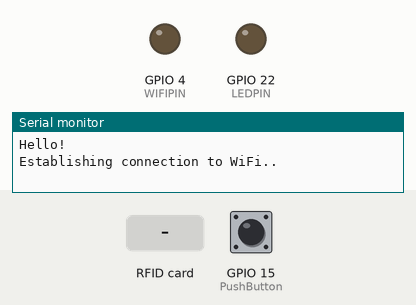
Recording of a sketch running on a simulated ESP32. Parts: output pins drawn as LEDs (lit = HIGH), the last lines printed to the serial monitor. The test bench sets the inputs (shaded band); at power-on: GPIO 15 (PushButton) HIGH. WiFi joins after 1.5 s; servers stay silent unless stated; EEPROM starts erased.

Above: at 0.1 s.
At 2.7 s:
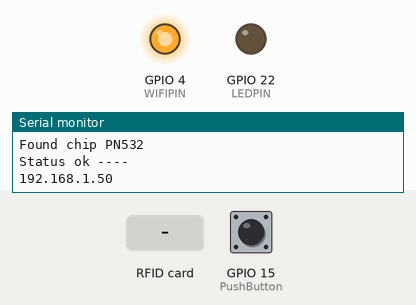
2.8 s: GPIO 15 (PushButton) pulled LOW for 3.2 s
At 5.8 s:
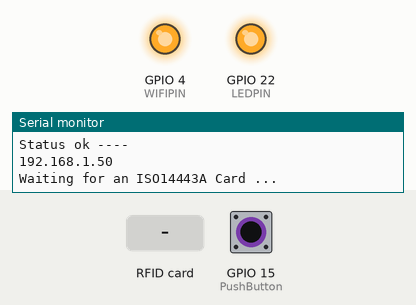
7.5 s: RFID card 5E 7A 19 C4 held to the reader
Timing chart, 0 to 10.5 s (numbered marks = the images above; inputs shaded):
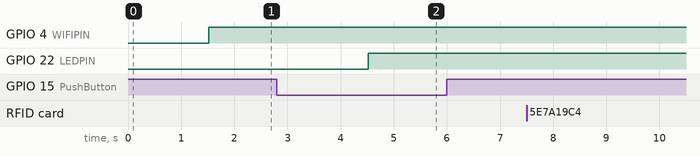

The sketch:

confifure_url.ino
```cpp
#include <Wire.h>
#include <SPI.h>
#include <Adafruit_PN532.h>
#include <ArduinoJson.h>
#include <WiFi.h>
#include "EEPROM.h"
#include "DallasTemperature.h"
#include <HTTPClient.h>

#define PN532_SCK  (18)
#define PN532_MOSI (23)
#define PN532_SS   (5)
#define PN532_MISO (19)
#define ONE_WIRE_BUS 21

OneWire oneWire(ONE_WIRE_BUS);
DallasTemperature sensors(&oneWire);

Adafruit_PN532 nfc(PN532_SCK, PN532_MISO, PN532_MOSI, PN532_SS);
StaticJsonBuffer<200> jsonBuffer;
bool button_status=false;
const int LEDPIN = 22;
const int WIFIPIN=4;
const int PushButton =15;
uint8_t sensor1[8] = { 0x28, 0x9C, 0xB4, 0x77, 0x91, 0x11, 0x2, 0xBB };
uint8_t sensor2[8] = { 0x28, 0xF1, 0x4E, 0x77, 0x91, 0xB, 0x2, 0x22 };
uint8_t sensor3[8] = { 0x28, 0x9D, 0xDE, 0x77, 0x91, 0xE, 0x2, 0xD4 };
uint8_t keya[6] = { 0xff, 0xff, 0xff, 0xff, 0xff, 0xff };
const char* ssid = "prrt";
const char* password =  "passwordmala";
const char* url =  "passwordmala";
const char* new_ssid ;
const char* new_password;
const char* new_url;
String new_ssid_str;
String new_password_str;
String new_url_str;
unsigned long check_wifi = 30000;
String str = " ";
String str1 = " ";
String str2 = " ";
String str3 = " ";
uint8_t data_aux1[16];
uint8_t data_aux2[16];
uint8_t data_aux3[16];
uint8_t success;
uint8_t uid[] = { 0, 0, 0, 0, 0, 0, 0 };
uint8_t uidLength;
unsigned long try_connect = 0;
int addr = 0;
int EEPROM_SIZE = 84;

String translateEncryptionType(wifi_auth_mode_t encryptionType) {

       switch (encryptionType) {
         case (WIFI_AUTH_OPEN):
           return "Open";
         case (WIFI_AUTH_WEP):
           return "WEP";
         case (WIFI_AUTH_WPA_PSK):
           return "WPA_PSK";
         case (WIFI_AUTH_WPA2_PSK):
           return "WPA2_PSK";
         case (WIFI_AUTH_WPA_WPA2_PSK):
           return "WPA_WPA2_PSK";
         case (WIFI_AUTH_WPA2_ENTERPRISE):
           return "WPA2_ENTERPRISE";
      }
}


void connectToNetwork() {

     try_connect = 0;

     Serial.println("Establishing connection to WiFi..");
     WiFi.begin(ssid, password);

     while (WiFi.status() != WL_CONNECTED &&  try_connect < 5) {

           delay(500);
           Serial.println(".");

           if(WiFi.status() == WL_CONNECTED ){

              Serial.println("Connected to network");
              Serial.println(WiFi.macAddress());
              Serial.println(WiFi.localIP());

           }
           try_connect = try_connect + 1;

     }
}
void configureEsp32Network(){

     str = " ";
     str1 = " ";
     str2 = " ";
     str3 = " ";
     new_ssid = " ";
     new_password = " ";

     Serial.println("Waiting for an ISO14443A Card ...");
     success = nfc.readPassiveTargetID(PN532_MIFARE_ISO14443A, uid, &uidLength);

     if (success) {

        Serial.println("Found an ISO14443A card");
        Serial.println("");

        if (uidLength == 4){

            Serial.println("Trying to authenticate ");
            success = nfc.mifareclassic_AuthenticateBlock(uid, uidLength, 8, 0, keya);

            if (success){

               Serial.println("has been authenticated");

               memset(data_aux1, 0, sizeof(data_aux1));
               memset(data_aux2, 0, sizeof(data_aux2));
               memset(data_aux3, 0, sizeof(data_aux3));
               success =  nfc.mifareclassic_ReadDataBlock( 8, data_aux1);
                          nfc.mifareclassic_ReadDataBlock( 9, data_aux2);
                          nfc.mifareclassic_ReadDataBlock( 10, data_aux3);

               if(success){

                  Serial.println("");
                  str1 = (char*)data_aux1;
                  str2 = (char*)data_aux2;
                  str3 = (char*)data_aux3;
                  str = str1 +str2 +str3;

                  delay(1000);

               }
               else{

                  Serial.println("Ooops ... unable to read the requested block.  Try another key?");

               }

               JsonObject& root = jsonBuffer.parseObject(str);
               new_ssid = root["ssid"];
               new_password = root["password"];
               EEPROM.writeString(addr, new_ssid);
               EEPROM.writeString(addr+10, new_password);
               EEPROM.commit();
               new_ssid_str = EEPROM.readString(addr);// Descomentar cuando se desee cambiar la password en la EMPROM
               new_password_str = EEPROM.readString(addr+10);
               ssid = new_ssid_str.c_str();
               password = new_password_str.c_str();
               ssid = new_ssid;
               password = new_password;

               Serial.println("ssid and password has been changued");
               Serial.print(ssid);Serial.print(" ");Serial.println(password);
              // Serial.println(str);

               jsonBuffer.clear();

               connectToNetwork();

              }
              else{

                 Serial.println("Ooops ... authentication failed: Try another key?");

              }
          }
      }
}

void printTemperature(DeviceAddress deviceAddress){// cambiar el print por return para ponerlo en el json y enviar los dtos a la api

     float tempC = sensors.getTempC(deviceAddress);
     Serial.print(tempC);
     Serial.print("°C  |  ");
     Serial.print(DallasTemperature::toFahrenheit(tempC));
     Serial.println("°F");

}

void configure_url(){
      str = " ";
     str1 = " ";
     str2 = " ";
     str3 = " ";
     new_url=" ";

     Serial.println("Waiting for an ISO14443A Card ...");
     success = nfc.readPassiveTargetID(PN532_MIFARE_ISO14443A, uid, &uidLength);

     if (success) {

        Serial.println("Found an ISO14443A card");
        Serial.println("");

        if (uidLength == 4){

            Serial.println("Trying to authenticate ");
            success = nfc.mifareclassic_AuthenticateBlock(uid, uidLength, 12, 0, keya);

            if (success){

               Serial.println("has been authenticated");

               memset(data_aux1, 0, sizeof(data_aux1));
               memset(data_aux2, 0, sizeof(data_aux2));
               memset(data_aux3, 0, sizeof(data_aux3));
               success =  nfc.mifareclassic_ReadDataBlock( 12, data_aux1);
                          nfc.mifareclassic_ReadDataBlock( 13, data_aux2);
                          nfc.mifareclassic_ReadDataBlock( 14, data_aux3);

               if(success){

                  Serial.println("");
                  str1 = (char*)data_aux1;
                  str2 = (char*)data_aux2;
                  str3 = (char*)data_aux3;
                  str = str1 +str2 +str3;

                  delay(1000);

               }
               else{

                  Serial.println("Ooops ... unable to read the requested block.  Try another key?");

               }

               JsonObject& root = jsonBuffer.parseObject(str);
               new_url = root["url"];
               EEPROM.writeString(addr+25, new_url);
               EEPROM.commit();
               new_url_str = EEPROM.readString(addr+25);// Descomentar cuando se desee cambiar la password en la EMPROM
               url = new_url_str.c_str();

               Serial.println("url has been changued");
               Serial.print(url);Serial.print(" ");
              // Serial.println(str);

               jsonBuffer.clear();

               connectToNetwork();

              }
              else{

                 Serial.println("Ooops ... authentication failed: Try another key?");

              }
          }
      }


}
void setup(void) {

     Serial.begin(115200);

     if (!EEPROM.begin(EEPROM_SIZE)){

         Serial.println("failed to initialise EEPROM"); delay(1000000);

     }
     new_ssid_str = EEPROM.readString(addr);
     new_password_str = EEPROM.readString(addr+10);
     new_url_str = EEPROM.readString(addr+25);
     ssid = new_ssid_str.c_str();
     password = new_password_str.c_str();
     url = new_url_str.c_str();


     Serial.println(ssid);
     Serial.println(password);
     Serial.println(url);

     Serial.println("Hello!");
     connectToNetwork();

     sensors.begin();
     nfc.begin();

     uint32_t versiondata = nfc.getFirmwareVersion();
     if (! versiondata) {

        Serial.print("Didn't find PN53x board");
        while (1); // halt

     }

     Serial.print("Found chip PN5"); Serial.println((versiondata>>24) & 0xFF, HEX);

     nfc.SAMConfig();
     pinMode(LEDPIN, OUTPUT);
     pinMode(WIFIPIN, OUTPUT);
     pinMode(PushButton, INPUT);
}

void send_data_to_API(String payload){
   HTTPClient http;

   http.begin("http://jsonplaceholder.typicode.com/posts");  //Specify destination for HTTP request
   http.addHeader("Content-Type", "application/json");             //Specify content-type header

  int httpResponseCode = http.POST(payload);   //Send the actual POST request

   if(httpResponseCode>0){

    String response = http.getString();                       //Get the response to the request

    Serial.println(httpResponseCode);   //Print return code
    Serial.println(response);           //Print request answer

   }else{

    Serial.print("Error on sending POST: ");
    Serial.println(httpResponseCode);

   }

   http.end();  //Free resources

}
void loop(void) {
  //sensors.requestTemperatures();
  //Serial.println("Status ok ----");
  //Serial.print("Sensor 1: ");
  //printTemperature(sensor1);

  //Serial.print("Sensor 2: ");
  //printTemperature(sensor2);
  //String payload = "{\"body\":\"bar\",\"title\":\"foo\",\"userId\":1}";

  if(WiFi.status()!= WL_CONNECTED){
     digitalWrite(WIFIPIN,LOW);
     connectToNetwork();
     delay(3000);
  }else{
   Serial.println("Status ok ----");
   Serial.println(WiFi.localIP());
   digitalWrite(WIFIPIN, HIGH);
   //send_data_to_API(payload)


  }
  delay(3000);
  int Push_button_state = digitalRead(PushButton);
  if ( Push_button_state == LOW ){
    digitalWrite(LEDPIN, HIGH);
    configureEsp32Network();
  }
  else{
    digitalWrite(LEDPIN, LOW);
    digitalWrite(LEDPIN, LOW);
    //Serial.println(Push_button_state);
   }
  configure_url();


}
```

Measured:
- after the input at 2.8 s, GPIO 22 (LEDPIN): LOW → HIGH after 1.7 s
